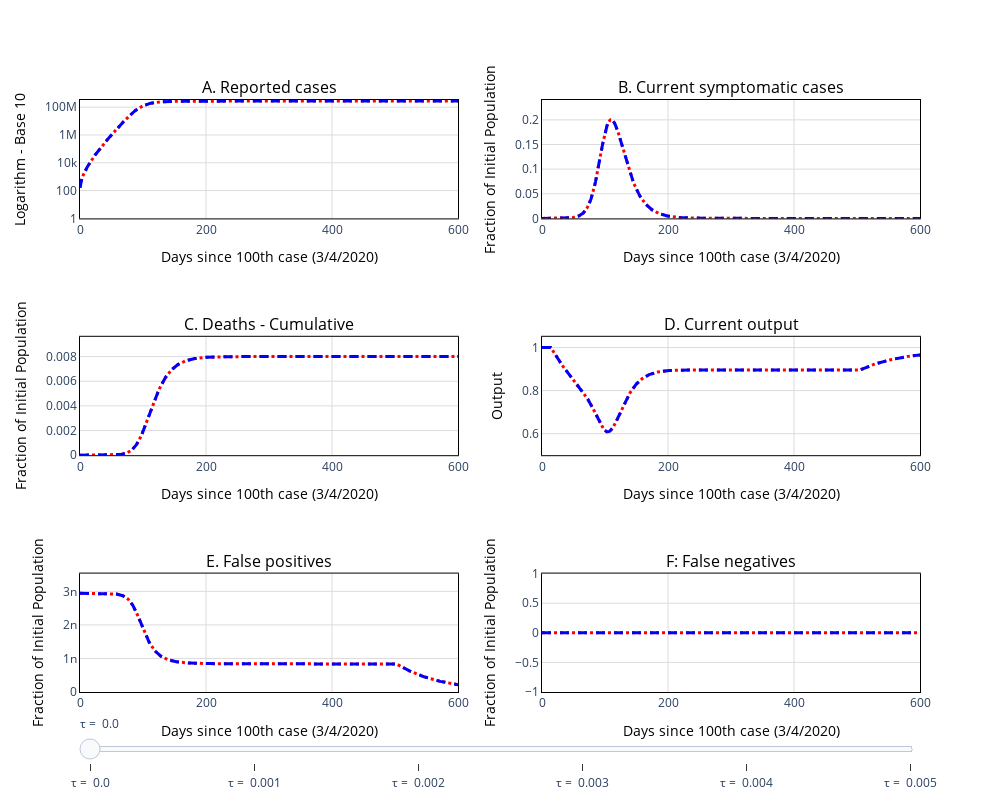

Write notebook code for a chart like this one.
### Code cell
f

### Figure 1 — Plotly figure (JSON) as saved in the notebook; plotly's stock layout.template omitted (floating-point values rounded to 4 significant figures; data arrays with more than 128 entries replaced by an {"elided": "..."} marker saying what was removed)
{"data": [{"line": {"color": "red", "dash": "dot", "width": 3}, "name": "Common Quarantine", "showlegend": true, "type": "scatter", "visible": true, "xaxis": "x", "y": {"elided": "1095 float values"}, "yaxis": "y"}, {"line": {"color": "red", "dash": "dot", "width": 3}, "name": "Common Quarantine", "showlegend": false, "type": "scatter", "visible": true, "xaxis": "x2", "y": {"elided": "1095 float values"}, "yaxis": "y2"}, {"line": {"color": "red", "dash": "dot", "width": 3}, "name": "Common Quarantine", "showlegend": false, "type": "scatter", "visible": true, "xaxis": "x3", "y": {"elided": "1095 float values"}, "yaxis": "y3"}, {"line": {"color": "red", "dash": "dot", "width": 3}, "name": "Common Quarantine", "showlegend": false, "type": "scatter", "visible": true, "xaxis": "x4", "y": {"elided": "1095 float values"}, "yaxis": "y4"}, {"line": {"color": "red", "dash": "dot", "width": 3}, "name": "Common Quarantine", "showlegend": false, "type": "scatter", "visible": true, "xaxis": "x5", "y": {"elided": "1095 float values"}, "yaxis": "y5"}, {"line": {"color": "red", "dash": "dot", "width": 3}, "name": "Common Quarantine", "showlegend": false, "type": "scatter", "visible": true, "xaxis": "x6", "y": {"elided": "1095 int values"}, "yaxis": "y6"}, {"line": {"color": "blue", "dash": "dash", "width": 3}, "name": "Quarantine & Test", "showlegend": true, "type": "scatter", "visible": true, "xaxis": "x", "y": {"elided": "1095 float values"}, "yaxis": "y"}, {"line": {"color": "blue", "dash": "dash", "width": 3}, "name": "Quarantine & Test", "showlegend": false, "type": "scatter", "visible": true, "xaxis": "x2", "y": {"elided": "1095 float values"}, "yaxis": "y2"}, {"line": {"color": "blue", "dash": "dash", "width": 3}, "name": "Quarantine & Test", "showlegend": false, "type": "scatter", "visible": true, "xaxis": "x3", "y": {"elided": "1095 float values"}, "yaxis": "y3"}, {"line": {"color": "blue", "dash": "dash", "width": 3}, "name": "Quarantine & Test", "showlegend": false, "type": "scatter", "visible": true, "xaxis": "x4", "y": {"elided": "1095 float values"}, "yaxis": "y4"}, {"line": {"color": "blue", "dash": "dash", "width": 3}, "name": "Quarantine & Test", "showlegend": false, "type": "scatter", "visible": true, "xaxis": "x5", "y": {"elided": "1095 float values"}, "yaxis": "y5"}, {"line": {"color": "blue", "dash": "dash", "width": 3}, "name": "Quarantine & Test", "showlegend": false, "type": "scatter", "visible": true, "xaxis": "x6", "y": {"elided": "1095 int values"}, "yaxis": "y6"}, {"line": {"color": "blue", "dash": "dash", "width": 3}, "name": "Quarantine & Test", "showlegend": true, "type": "scatter", "visible": false, "xaxis": "x", "y": {"elided": "1095 float values"}, "yaxis": "y"}, {"line": {"color": "blue", "dash": "dash", "width": 3}, "name": "Quarantine & Test", "showlegend": false, "type": "scatter", "visible": false, "xaxis": "x2", "y": {"elided": "1095 float values"}, "yaxis": "y2"}, {"line": {"color": "blue", "dash": "dash", "width": 3}, "name": "Quarantine & Test", "showlegend": false, "type": "scatter", "visible": false, "xaxis": "x3", "y": {"elided": "1095 float values"}, "yaxis": "y3"}, {"line": {"color": "blue", "dash": "dash", "width": 3}, "name": "Quarantine & Test", "showlegend": false, "type": "scatter", "visible": false, "xaxis": "x4", "y": {"elided": "1095 float values"}, "yaxis": "y4"}, {"line": {"color": "blue", "dash": "dash", "width": 3}, "name": "Quarantine & Test", "showlegend": false, "type": "scatter", "visible": false, "xaxis": "x5", "y": {"elided": "1095 float values"}, "yaxis": "y5"}, {"line": {"color": "blue", "dash": "dash", "width": 3}, "name": "Quarantine & Test", "showlegend": false, "type": "scatter", "visible": false, "xaxis": "x6", "y": {"elided": "1095 int values"}, "yaxis": "y6"}, {"line": {"color": "blue", "dash": "dash", "width": 3}, "name": "Quarantine & Test", "showlegend": true, "type": "scatter", "visible": false, "xaxis": "x", "y": {"elided": "1095 float values"}, "yaxis": "y"}, {"line": {"color": "blue", "dash": "dash", "width": 3}, "name": "Quarantine & Test", "showlegend": false, "type": "scatter", "visible": false, "xaxis": "x2", "y": {"elided": "1095 float values"}, "yaxis": "y2"}, {"line": {"color": "blue", "dash": "dash", "width": 3}, "name": "Quarantine & Test", "showlegend": false, "type": "scatter", "visible": false, "xaxis": "x3", "y": {"elided": "1095 float values"}, "yaxis": "y3"}, {"line": {"color": "blue", "dash": "dash", "width": 3}, "name": "Quarantine & Test", "showlegend": false, "type": "scatter", "visible": false, "xaxis": "x4", "y": {"elided": "1095 float values"}, "yaxis": "y4"}, {"line": {"color": "blue", "dash": "dash", "width": 3}, "name": "Quarantine & Test", "showlegend": false, "type": "scatter", "visible": false, "xaxis": "x5", "y": {"elided": "1095 float values"}, "yaxis": "y5"}, {"line": {"color": "blue", "dash": "dash", "width": 3}, "name": "Quarantine & Test", "showlegend": false, "type": "scatter", "visible": false, "xaxis": "x6", "y": {"elided": "1095 int values"}, "yaxis": "y6"}, {"line": {"color": "blue", "dash": "dash", "width": 3}, "name": "Quarantine & Test", "showlegend": true, "type": "scatter", "visible": false, "xaxis": "x", "y": {"elided": "1095 float values"}, "yaxis": "y"}, {"line": {"color": "blue", "dash": "dash", "width": 3}, "name": "Quarantine & Test", "showlegend": false, "type": "scatter", "visible": false, "xaxis": "x2", "y": {"elided": "1095 float values"}, "yaxis": "y2"}, {"line": {"color": "blue", "dash": "dash", "width": 3}, "name": "Quarantine & Test", "showlegend": false, "type": "scatter", "visible": false, "xaxis": "x3", "y": {"elided": "1095 float values"}, "yaxis": "y3"}, {"line": {"color": "blue", "dash": "dash", "width": 3}, "name": "Quarantine & Test", "showlegend": false, "type": "scatter", "visible": false, "xaxis": "x4", "y": {"elided": "1095 float values"}, "yaxis": "y4"}, {"line": {"color": "blue", "dash": "dash", "width": 3}, "name": "Quarantine & Test", "showlegend": false, "type": "scatter", "visible": false, "xaxis": "x5", "y": {"elided": "1095 float values"}, "yaxis": "y5"}, {"line": {"color": "blue", "dash": "dash", "width": 3}, "name": "Quarantine & Test", "showlegend": false, "type": "scatter", "visible": false, "xaxis": "x6", "y": {"elided": "1095 int values"}, "yaxis": "y6"}, {"line": {"color": "blue", "dash": "dash", "width": 3}, "name": "Quarantine & Test", "showlegend": true, "type": "scatter", "visible": false, "xaxis": "x", "y": {"elided": "1095 float values"}, "yaxis": "y"}, {"line": {"color": "blue", "dash": "dash", "width": 3}, "name": "Quarantine & Test", "showlegend": false, "type": "scatter", "visible": false, "xaxis": "x2", "y": {"elided": "1095 float values"}, "yaxis": "y2"}, {"line": {"color": "blue", "dash": "dash", "width": 3}, "name": "Quarantine & Test", "showlegend": false, "type": "scatter", "visible": false, "xaxis": "x3", "y": {"elided": "1095 float values"}, "yaxis": "y3"}, {"line": {"color": "blue", "dash": "dash", "width": 3}, "name": "Quarantine & Test", "showlegend": false, "type": "scatter", "visible": false, "xaxis": "x4", "y": {"elided": "1095 float values"}, "yaxis": "y4"}, {"line": {"color": "blue", "dash": "dash", "width": 3}, "name": "Quarantine & Test", "showlegend": false, "type": "scatter", "visible": false, "xaxis": "x5", "y": {"elided": "1095 float values"}, "yaxis": "y5"}, {"line": {"color": "blue", "dash": "dash", "width": 3}, "name": "Quarantine & Test", "showlegend": false, "type": "scatter", "visible": false, "xaxis": "x6", "y": {"elided": "1095 int values"}, "yaxis": "y6"}, {"line": {"color": "blue", "dash": "dash", "width": 3}, "name": "Quarantine & Test", "showlegend": true, "type": "scatter", "visible": false, "xaxis": "x", "y": {"elided": "1095 float values"}, "yaxis": "y"}, {"line": {"color": "blue", "dash": "dash", "width": 3}, "name": "Quarantine & Test", "showlegend": false, "type": "scatter", "visible": false, "xaxis": "x2", "y": {"elided": "1095 float values"}, "yaxis": "y2"}, {"line": {"color": "blue", "dash": "dash", "width": 3}, "name": "Quarantine & Test", "showlegend": false, "type": "scatter", "visible": false, "xaxis": "x3", "y": {"elided": "1095 float values"}, "yaxis": "y3"}, {"line": {"color": "blue", "dash": "dash", "width": 3}, "name": "Quarantine & Test", "showlegend": false, "type": "scatter", "visible": false, "xaxis": "x4", "y": {"elided": "1095 float values"}, "yaxis": "y4"}, {"line": {"color": "blue", "dash": "dash", "width": 3}, "name": "Quarantine & Test", "showlegend": false, "type": "scatter", "visible": false, "xaxis": "x5", "y": {"elided": "1095 float values"}, "yaxis": "y5"}, {"line": {"color": "blue", "dash": "dash", "width": 3}, "name": "Quarantine & Test", "showlegend": false, "type": "scatter", "visible": false, "xaxis": "x6", "y": {"elided": "1095 int values"}, "yaxis": "y6"}], "layout": {"annotations": [{"font": {"color": "black", "size": 16}, "showarrow": false, "text": "A. Reported cases", "x": 0.225, "xanchor": "center", "xref": "paper", "y": 1, "yanchor": "bottom", "yref": "paper"}, {"font": {"color": "black", "size": 16}, "showarrow": false, "text": "B. Current symptomatic cases", "x": 0.775, "xanchor": "center", "xref": "paper", "y": 1, "yanchor": "bottom", "yref": "paper"}, {"font": {"color": "black", "size": 16}, "showarrow": false, "text": "C. Deaths - Cumulative", "x": 0.225, "xanchor": "center", "xref": "paper", "y": 0.6, "yanchor": "bottom", "yref": "paper"}, {"font": {"color": "black", "size": 16}, "showarrow": false, "text": "D. Current output", "x": 0.775, "xanchor": "center", "xref": "paper", "y": 0.6, "yanchor": "bottom", "yref": "paper"}, {"font": {"color": "black", "size": 16}, "showarrow": false, "text": "E. False positives", "x": 0.225, "xanchor": "center", "xref": "paper", "y": 0.2, "yanchor": "bottom", "yref": "paper"}, {"font": {"color": "black", "size": 16}, "showarrow": false, "text": "F: False negatives", "x": 0.775, "xanchor": "center", "xref": "paper", "y": 0.2, "yanchor": "bottom", "yref": "paper"}], "height": 800, "plot_bgcolor": "rgba(0,0,0,0)", "showlegend": false, "sliders": [{"steps": [{"args": [{"visible": [true, true, true, true, true, true, true, true, true, true, true, true, "legendonly", "legendonly", "legendonly", "legendonly", "legendonly", "legendonly", "legendonly", "legendonly", "legendonly", "legendonly", "legendonly", "legendonly", "legendonly", "legendonly", "legendonly", "legendonly", "legendonly", "legendonly", "legendonly", "legendonly", "legendonly", "legendonly", "legendonly", "legendonly", "legendonly", "legendonly", "legendonly", "legendonly", "legendonly", "legendonly"]}, {"showlegend": [true, "False", "False", "False", "False", "False", true, "False", "False", "False", "False", "False", "False", "False", "False", "False", "False", "False", "False", "False", "False", "False", "False", "False", "False", "False", "False", "False", "False", "False", "False", "False", "False", "False", "False", "False", "False", "False", "False", "False", "False", "False"]}], "label": "τ = \n0.0", "method": "restyle"}, {"args": [{"visible": [true, true, true, true, true, true, "legendonly", "legendonly", "legendonly", "legendonly", "legendonly", "legendonly", true, true, true, true, true, true, "legendonly", "legendonly", "legendonly", "legendonly", "legendonly", "legendonly", "legendonly", "legendonly", "legendonly", "legendonly", "legendonly", "legendonly", "legendonly", "legendonly", "legendonly", "legendonly", "legendonly", "legendonly", "legendonly", "legendonly", "legendonly", "legendonly", "legendonly", "legendonly"]}, {"showlegend": [true, "False", "False", "False", "False", "False", "False", "False", "False", "False", "False", "False", true, "False", "False", "False", "False", "False", "False", "False", "False", "False", "False", "False", "False", "False", "False", "False", "False", "False", "False", "False", "False", "False", "False", "False", "False", "False", "False", "False", "False", "False"]}], "label": "τ = \n0.001", "method": "restyle"}, {"args": [{"visible": [true, true, true, true, true, true, "legendonly", "legendonly", "legendonly", "legendonly", "legendonly", "legendonly", "legendonly", "legendonly", "legendonly", "legendonly", "legendonly", "legendonly", true, true, true, true, true, true, "legendonly", "legendonly", "legendonly", "legendonly", "legendonly", "legendonly", "legendonly", "legendonly", "legendonly", "legendonly", "legendonly", "legendonly", "legendonly", "legendonly", "legendonly", "legendonly", "legendonly", "legendonly"]}, {"showlegend": [true, "False", "False", "False", "False", "False", "False", "False", "False", "False", "False", "False", "False", "False", "False", "False", "False", "False", true, "False", "False", "False", "False", "False", "False", "False", "False", "False", "False", "False", "False", "False", "False", "False", "False", "False", "False", "False", "False", "False", "False", "False"]}], "label": "τ = \n0.002", "method": "restyle"}, {"args": [{"visible": [true, true, true, true, true, true, "legendonly", "legendonly", "legendonly", "legendonly", "legendonly", "legendonly", "legendonly", "legendonly", "legendonly", "legendonly", "legendonly", "legendonly", "legendonly", "legendonly", "legendonly", "legendonly", "legendonly", "legendonly", true, true, true, true, true, true, "legendonly", "legendonly", "legendonly", "legendonly", "legendonly", "legendonly", "legendonly", "legendonly", "legendonly", "legendonly", "legendonly", "legendonly"]}, {"showlegend": [true, "False", "False", "False", "False", "False", "False", "False", "False", "False", "False", "False", "False", "False", "False", "False", "False", "False", "False", "False", "False", "False", "False", "False", true, "False", "False", "False", "False", "False", "False", "False", "False", "False", "False", "False", "False", "False", "False", "False", "False", "False"]}], "label": "τ = \n0.003", "method": "restyle"}, {"args": [{"visible": [true, true, true, true, true, true, "legendonly", "legendonly", "legendonly", "legendonly", "legendonly", "legendonly", "legendonly", "legendonly", "legendonly", "legendonly", "legendonly", "legendonly", "legendonly", "legendonly", "legendonly", "legendonly", "legendonly", "legendonly", "legendonly", "legendonly", "legendonly", "legendonly", "legendonly", "legendonly", true, true, true, true, true, true, "legendonly", "legendonly", "legendonly", "legendonly", "legendonly", "legendonly"]}, {"showlegend": [true, "False", "False", "False", "False", "False", "False", "False", "False", "False", "False", "False", "False", "False", "False", "False", "False", "False", "False", "False", "False", "False", "False", "False", "False", "False", "False", "False", "False", "False", true, "False", "False", "False", "False", "False", "False", "False", "False", "False", "False", "False"]}], "label": "τ = \n0.004", "method": "restyle"}, {"args": [{"visible": [true, true, true, true, true, true, "legendonly", "legendonly", "legendonly", "legendonly", "legendonly", "legendonly", "legendonly", "legendonly", "legendonly", "legendonly", "legendonly", "legendonly", "legendonly", "legendonly", "legendonly", "legendonly", "legendonly", "legendonly", "legendonly", "legendonly", "legendonly", "legendonly", "legendonly", "legendonly", "legendonly", "legendonly", "legendonly", "legendonly", "legendonly", "legendonly", true, true, true, true, true, true]}, {"showlegend": [true, "False", "False", "False", "False", "False", "False", "False", "False", "False", "False", "False", "False", "False", "False", "False", "False", "False", "False", "False", "False", "False", "False", "False", "False", "False", "False", "False", "False", "False", "False", "False", "False", "False", "False", "False", true, "False", "False", "False", "False", "False"]}], "label": "τ = \n0.005", "method": "restyle"}]}], "width": 1000, "xaxis": {"anchor": "y", "domain": [0, 0.45], "gridcolor": "rgb(220,220,220)", "linecolor": "black", "linewidth": 1, "mirror": true, "range": [0, 600], "showline": true, "title": {"font": {"color": "black"}, "text": "Days since 100th case (3/4/2020)"}}, "xaxis2": {"anchor": "y2", "domain": [0.55, 1], "gridcolor": "rgb(220,220,220)", "linecolor": "black", "linewidth": 1, "mirror": true, "range": [0, 600], "showline": true, "title": {"font": {"color": "black"}, "text": "Days since 100th case (3/4/2020)"}}, "xaxis3": {"anchor": "y3", "domain": [0, 0.45], "gridcolor": "rgb(220,220,220)", "linecolor": "black", "linewidth": 1, "mirror": true, "range": [0, 600], "showline": true, "title": {"font": {"color": "black"}, "text": "Days since 100th case (3/4/2020)"}}, "xaxis4": {"anchor": "y4", "domain": [0.55, 1], "gridcolor": "rgb(220,220,220)", "linecolor": "black", "linewidth": 1, "mirror": true, "range": [0, 600], "showline": true, "title": {"font": {"color": "black"}, "text": "Days since 100th case (3/4/2020)"}}, "xaxis5": {"anchor": "y5", "domain": [0, 0.45], "gridcolor": "rgb(220,220,220)", "linecolor": "black", "linewidth": 1, "mirror": true, "range": [0, 600], "showline": true, "title": {"font": {"color": "black"}, "text": "Days since 100th case (3/4/2020)"}}, "xaxis6": {"anchor": "y6", "domain": [0.55, 1], "gridcolor": "rgb(220,220,220)", "linecolor": "black", "linewidth": 1, "mirror": true, "range": [0, 600], "showline": true, "title": {"font": {"color": "black"}, "text": "Days since 100th case (3/4/2020)"}}, "yaxis": {"anchor": "x", "domain": [0.8, 1], "gridcolor": "rgb(220,220,220)", "linecolor": "black", "linewidth": 1, "mirror": true, "range": [0, 8.514], "showline": true, "title": {"font": {"color": "black"}, "text": "Logarithm - Base 10"}, "type": "log"}, "yaxis2": {"anchor": "x2", "domain": [0.8, 1], "gridcolor": "rgb(220,220,220)", "linecolor": "black", "linewidth": 1, "mirror": true, "range": [0, 0.2403], "showline": true, "title": {"font": {"color": "black"}, "text": "Fraction of Initial Population"}}, "yaxis3": {"anchor": "x3", "domain": [0.4, 0.6], "gridcolor": "rgb(220,220,220)", "linecolor": "black", "linewidth": 1, "mirror": true, "range": [0, 0.009604], "showline": true, "title": {"font": {"color": "black"}, "text": "Fraction of Initial Population"}}, "yaxis4": {"anchor": "x4", "domain": [0.4, 0.6], "gridcolor": "rgb(220,220,220)", "linecolor": "black", "linewidth": 1, "mirror": true, "range": [0.5, 1.05], "showline": true, "title": {"font": {"color": "black"}, "text": "Output"}}, "yaxis5": {"anchor": "x5", "domain": [0, 0.2], "gridcolor": "rgb(220,220,220)", "linecolor": "black", "linewidth": 1, "mirror": true, "range": [0, 3.529e-09], "showline": true, "title": {"font": {"color": "black"}, "text": "Fraction of Initial Population"}}, "yaxis6": {"anchor": "x6", "domain": [0, 0.2], "gridcolor": "rgb(220,220,220)", "linecolor": "black", "linewidth": 1, "mirror": true, "range": [0, 0], "showline": true, "title": {"font": {"color": "black"}, "text": "Fraction of Initial Population"}}}}
